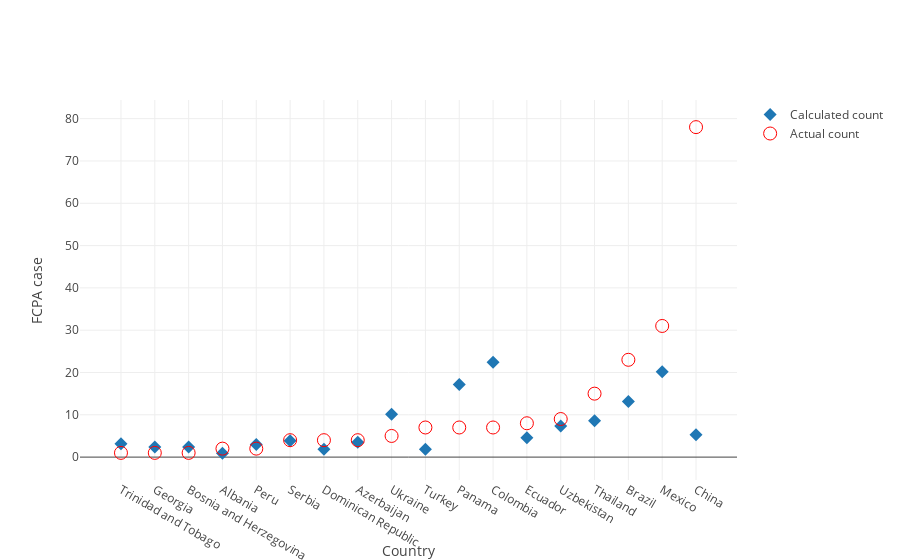

The notebook cell this image was saved under:
### Code cell
import plotly.plotly as py
import plotly.graph_objs as go
trace1 = go.Scatter(
    x = df_hdi_high_sorted['Country'],
    y = np.exp(df_hdi_high_sorted['Calc Count']),
    text = df_hdi_high_sorted['Legend'],
    mode='markers',
    marker=dict(symbol = 'diamond', size=10),
    name = 'Calculated count'
)

trace2 = go.Scatter(
    y = df_hdi_high_sorted['Count'],
    x = df_hdi_high_sorted['Country'],
    text = df_hdi_high_sorted['Legend'],
    mode='markers',
    marker=dict(size=13, color ='red', symbol = "circle-open"),  
    name = 'Actual count'
)

layout = go.Layout(
    yaxis=dict(
        title = 'FCPA case'
    ),
    xaxis=dict(
        title = 'Country'
    )
)
data = [trace1, trace2]

plotly.offline.iplot({'data': data, 'layout': layout}, filename='HDI vs fcpa: high HDI')

### Figure 1 — Plotly figure (JSON) as saved in the notebook; plotly's stock layout.template omitted (floating-point values rounded to 4 significant figures)
{"data": [{"marker": {"size": 10, "symbol": "diamond"}, "mode": "markers", "name": "Calculated count", "text": ["pm 9.0<br>cti 2.0<br>rt 6.0", "pm 9.0<br>cti 8.0<br>rt 6.0", "pm 12.0<br>cti 6.0<br>rt 6.0", "pm 10.0<br>cti 7.0<br>rt 0.0", "pm 8.0<br>cti 3.0<br>rt 6.0", "pm 16.0<br>cti 6.0<br>rt 5.0", "pm 3.0<br>cti 5.0<br>rt 0.0", "pm 12.0<br>cti 6.0<br>rt 4.0", "pm 8.0<br>cti 9.0<br>rt 6.0", "pm 4.0<br>cti 7.0<br>rt 5.0", "pm 11.0<br>cti 6.0<br>rt 7.0", "pm 9.0<br>cti 6.0<br>rt 6.0", "pm 9.0<br>cti 2.0<br>rt 6.0", "pm 0.0<br>cti 5.0<br>rt 8.0", "pm 5.0<br>cti 7.0<br>rt 6.0", "pm 13.0<br>cti 8.0<br>rt 5.0", "pm 14.0<br>cti 4.0<br>rt 6.2", "pm 13.0<br>cti 9.0<br>rt 6.0"], "type": "scatter", "uid": "941460a8-b9a7-11e8-a07a-c48e8ff48516", "x": ["Trinidad and Tobago", "Georgia", "Bosnia and Herzegovina", "Albania", "Peru", "Serbia", "Dominican Republic", "Azerbaijan", "Ukraine", "Turkey", "Panama", "Colombia", "Ecuador", "Uzbekistan", "Thailand", "Brazil", "Mexico", "China"], "y": [3.133, 2.417, 2.417, 0.9246, 2.986, 3.893, 1.828, 3.491, 10.1, 1.842, 17.19, 22.41, 4.555, 7.341, 8.584, 13.17, 20.17, 5.265]}, {"marker": {"color": "red", "size": 13, "symbol": "circle-open"}, "mode": "markers", "name": "Actual count", "text": ["pm 9.0<br>cti 2.0<br>rt 6.0", "pm 9.0<br>cti 8.0<br>rt 6.0", "pm 12.0<br>cti 6.0<br>rt 6.0", "pm 10.0<br>cti 7.0<br>rt 0.0", "pm 8.0<br>cti 3.0<br>rt 6.0", "pm 16.0<br>cti 6.0<br>rt 5.0", "pm 3.0<br>cti 5.0<br>rt 0.0", "pm 12.0<br>cti 6.0<br>rt 4.0", "pm 8.0<br>cti 9.0<br>rt 6.0", "pm 4.0<br>cti 7.0<br>rt 5.0", "pm 11.0<br>cti 6.0<br>rt 7.0", "pm 9.0<br>cti 6.0<br>rt 6.0", "pm 9.0<br>cti 2.0<br>rt 6.0", "pm 0.0<br>cti 5.0<br>rt 8.0", "pm 5.0<br>cti 7.0<br>rt 6.0", "pm 13.0<br>cti 8.0<br>rt 5.0", "pm 14.0<br>cti 4.0<br>rt 6.2", "pm 13.0<br>cti 9.0<br>rt 6.0"], "type": "scatter", "uid": "941460a9-b9a7-11e8-9af5-c48e8ff48516", "x": ["Trinidad and Tobago", "Georgia", "Bosnia and Herzegovina", "Albania", "Peru", "Serbia", "Dominican Republic", "Azerbaijan", "Ukraine", "Turkey", "Panama", "Colombia", "Ecuador", "Uzbekistan", "Thailand", "Brazil", "Mexico", "China"], "y": [1, 1, 1, 2, 2, 4, 4, 4, 5, 7, 7, 7, 8, 9, 15, 23, 31, 78]}], "layout": {"xaxis": {"title": "Country"}, "yaxis": {"title": "FCPA case"}}}
